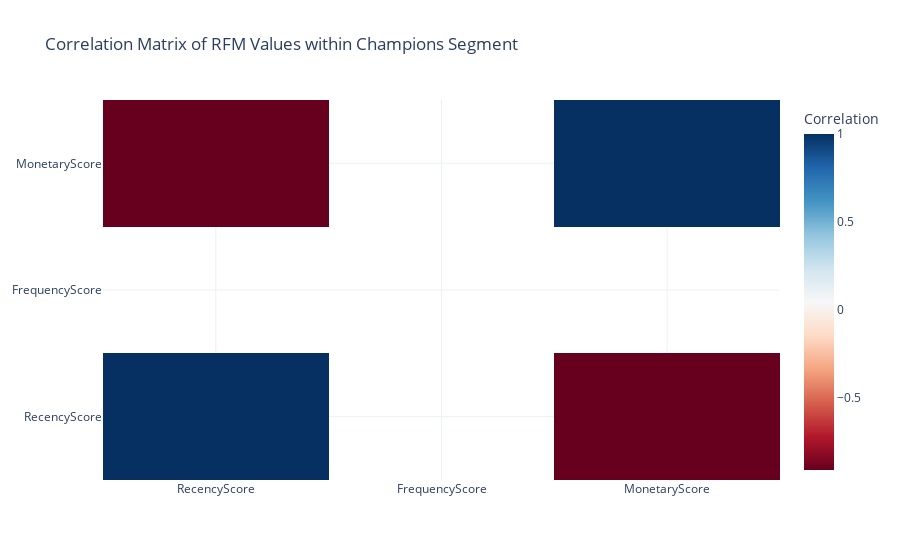

Notebook code for this chart:
### Markdown cell above
In the Champions segment of store, represents valuable customers, the distribution of RFM values appears evenly spread. While no single pattern is prominent

1. High Monetary Value: Most Champions customers show high spending, aligning with their significant value to the company.

2. Low Recency: A minority of Champions customers exhibit low recency, suggesting some may have switched to other brands or reduced engagement.

3. Low Frequency: Another small subset displays low frequency, implying interest in specific items such as new arrivals or seasonal products. rather than frequent shopping.

### Code cell
correlation_matrix = champions_segment[['RecencyScore', 'FrequencyScore', 'MonetaryScore']].corr()

# Visualize the correlation matrix using a heatmap
fig_heatmap = go.Figure(data=go.Heatmap(
                   z=correlation_matrix.values,
                   x=correlation_matrix.columns,
                   y=correlation_matrix.columns,
                   colorscale='RdBu',
                   colorbar=dict(title='Correlation')))

fig_heatmap.update_layout(title='Correlation Matrix of RFM Values within Champions Segment')

fig_heatmap.show()

### Figure 1 — Plotly figure (JSON) as saved in the notebook; plotly's stock layout.template omitted (floating-point values rounded to 4 significant figures)
{"data": [{"colorbar": {"title": {"text": "Correlation"}}, "colorscale": [[0, "rgb(103,0,31)"], [0.1, "rgb(178,24,43)"], [0.2, "rgb(214,96,77)"], [0.3, "rgb(244,165,130)"], [0.4, "rgb(253,219,199)"], [0.5, "rgb(247,247,247)"], [0.6, "rgb(209,229,240)"], [0.7, "rgb(146,197,222)"], [0.8, "rgb(67,147,195)"], [0.9, "rgb(33,102,172)"], [1, "rgb(5,48,97)"]], "type": "heatmap", "x": ["RecencyScore", "FrequencyScore", "MonetaryScore"], "y": ["RecencyScore", "FrequencyScore", "MonetaryScore"], "z": [[1, null, -0.9089], [null, null, null], [-0.9089, null, 1]]}], "layout": {"title": {"text": "Correlation Matrix of RFM Values within Champions Segment"}}}
